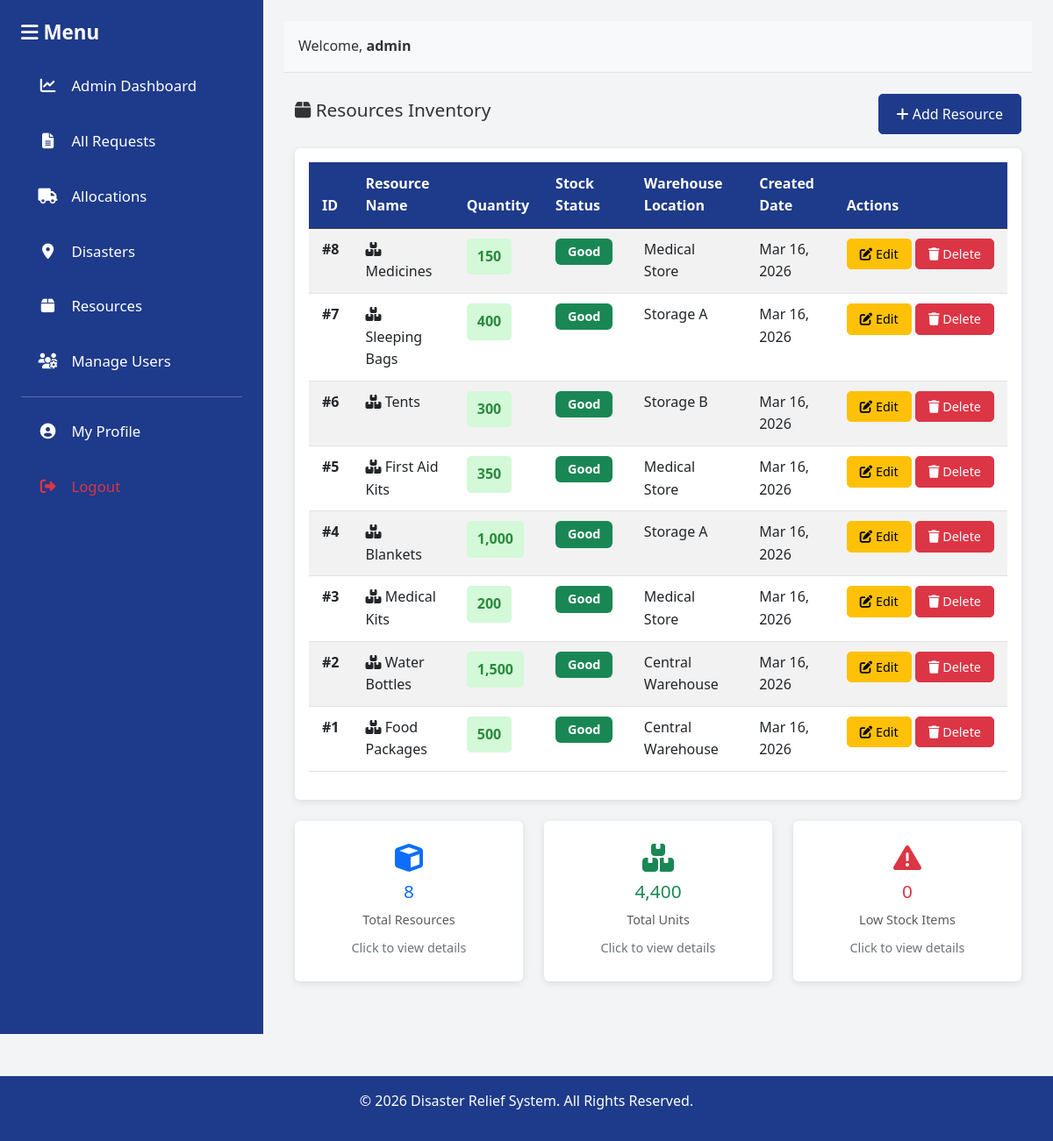
/resources/view_resources.php (signed in), run on the app's committed database.
### tables this page shows
CREATE TABLE IF NOT EXISTS `resources` (
    `id` INT PRIMARY KEY AUTO_INCREMENT,
    `resource_name` VARCHAR(100) NOT NULL,
    `quantity` INT NOT NULL DEFAULT 0,
    `warehouse_location` VARCHAR(255),
    `created_at` TIMESTAMP DEFAULT CURRENT_TIMESTAMP,
    `updated_at` TIMESTAMP DEFAULT CURRENT_TIMESTAMP ON UPDATE CURRENT_TIMESTAMP,
    UNIQUE KEY `unique_resource` (`resource_name`)
);

### resources/view_resources.php (the view, shortened to what this page needs)
<?php
require_once '../config/database.php';
$low_stock_threshold = 100;
$query = "SELECT * FROM resources ORDER BY id DESC";
$result = $conn->query($query);
$low_stock_query = "SELECT * FROM resources WHERE quantity < $low_stock_threshold ORDER BY quantity ASC";
$low_stock_result = $conn->query($low_stock_query);
?>
<!DOCTYPE html>
<html lang="en">
<head>
    <link href="https://cdn.jsdelivr.net/npm/bootstrap@5.3.0/dist/css/bootstrap.min.css" rel="stylesheet">
    <link href="https://cdnjs.cloudflare.com/ajax/libs/font-awesome/6.4.0/css/all.min.css" rel="stylesheet">
    <link href="../assets/css/style.css" rel="stylesheet">
</head>
<body>
    <div class="container-fluid">
        <div class="row" style="min-height: 100vh;">
            <?php include '../includes/sidebar.php'; ?>
            <div class="col-md-9 p-4" style="background-color: #F3F4F6;">
                <?php include '../includes/header.php'; ?>
                <div class="container mt-4">
                    <div class="d-flex justify-content-between align-items-center mb-3">
                        <h4><i class="fas fa-box"></i> Resources Inventory</h4>
                        <a href="add_resource.php" class="btn btn-primary">
                            <i class="fas fa-plus"></i> Add Resource
                        </a>
                    </div>
                    <div class="card">
                        <div class="card-body">
                            <?php if ($result->num_rows > 0): ?>
                                <div class="table-responsive">
                                    <table class="table table-striped table-hover">
                                        <thead class="table-dark">
                                            <tr>
                                                <th>ID</th>
                                                <th>Resource Name</th>
                                                <th>Quantity</th>
                                                <th>Stock Status</th>
                                                <th>Warehouse Location</th>
                                                <th>Created Date</th>
                                                <th>Actions</th>
                                            </tr>
                                        </thead>
                                        <tbody>
                                            <?php
                                            $result->data_seek(0);
                                            while ($row = $result->fetch_assoc()):
                                                $qty = $row['quantity'];
                                                if ($qty < 50) {
                                                    $status_class = 'quantity-low';
                                                    $status_text = 'Critical';
                                                } elseif ($qty < $low_stock_threshold) {
                                                    $status_class = 'quantity-medium';
                                                    $status_text = 'Low';
                                                } else {
                                                    $status_class = 'quantity-good';
                                                    $status_text = 'Good';
                                                }
                                            ?>
                                                <tr class="table-row-clickable" onclick="window.location.href='update_resource.php?id=<?php echo $row['id']; ?>'">
                                                    <td><strong>#<?php echo $row['id']; ?></strong></td>
                                                    <td>
                                                        <i class="fas fa-boxes"></i>
                                                        <?php echo htmlspecialchars($row['resource_name']); ?>
                                                    </td>
                                                    <td>
                                                        <span class="quantity-badge <?php echo $status_class; ?>">
                                                            <?php echo number_format($row['quantity']); ?>
                                                        </span>
                                                    </td>
                                                    <td>
                                                        <?php
                                                        if ($status_text == 'Critical') {
                                                            echo '<span class="badge bg-danger">Critical</span>';
                                                        } elseif ($status_text == 'Low') {
                                                            echo '<span class="badge bg-warning">Low</span>';
                                                        } else {
                                                            echo '<span class="badge bg-success">Good</span>';
                                                        }
                                                        ?>
                                                    </td>
                                                    <td><?php echo htmlspecialchars($row['warehouse_location'] ?? 'Not specified'); ?></td>
                                                    <td><?php echo date('M d, Y', strtotime($row['created_at'])); ?></td>
                                                    <td class="action-buttons" onclick="event.stopPropagation();">
                                                        <a href="update_resource.php?id=<?php echo $row['id']; ?>" class="btn btn-sm btn-warning">
                                                            <i class="fas fa-edit"></i> Edit
                                                        </a>
                                                        <a href="?delete_id=<?php echo $row['id']; ?>" class="btn btn-sm btn-danger" onclick="return confirm('Are you sure you want to delete this resource?');">
                                                            <i class="fas fa-trash"></i> Delete
                                                        </a>
                                                    </td>
                                                </tr>
                                            <?php endwhile; ?>
                                        </tbody>
                                    </table>
                                </div>
                            <?php else: ?>
                                <p class="text-muted">No resources found. <a href="add_resource.php">Add one →</a></p>
                            <?php endif; ?>
                        </div>
                    </div>
                    <div class="row mt-4">
                        <div class="col-md-4 mb-3">
                            <div class="card summary-card" data-bs-toggle="modal" data-bs-target="#totalResourcesModal" style="cursor: pointer;">
                                <div class="card-body text-center p-4">
                                    <i class="fas fa-cube text-primary" style="font-size: 2rem; margin-bottom: 10px;"></i>
                                    <h4 class="text-primary"><?php echo $result->num_rows; ?></h4>
                                    <p class="text-muted mb-2">Total Resources</p>
                                    <small class="text-secondary">Click to view details</small>
                                </div>
                            </div>
                        </div>
                        <div class="col-md-4 mb-3">
                            <div class="card summary-card" data-bs-toggle="modal" data-bs-target="#totalUnitsModal" style="cursor: pointer;">
                                <div class="card-body text-center p-4">
                                    <i class="fas fa-boxes text-success" style="font-size: 2rem; margin-bottom: 10px;"></i>
                                    <h4 class="text-success">
                                        <?php
                                        $total_qty = $conn->query("SELECT SUM(quantity) as total FROM resources")->fetch_assoc()['total'];
                                        echo number_format($total_qty ?? 0);
                                        ?>
                                    </h4>
                                    <p class="text-muted mb-2">Total Units</p>
                                    <small class="text-secondary">Click to view details</small>
                                </div>
                            </div>
                        </div>
                        <div class="col-md-4 mb-3">
                            <div class="card summary-card" data-bs-toggle="modal" data-bs-target="#lowStockModal" style="cursor: pointer;">
                                <div class="card-body text-center p-4">
                                    <i class="fas fa-exclamation-triangle text-danger" style="font-size: 2rem; margin-bottom: 10px;"></i>
                                    <h4 class="text-danger"><?php echo $low_stock_result->num_rows; ?></h4>
                                    <p class="text-muted mb-2">Low Stock Items</p>
                                    <small class="text-secondary">Click to view details</small>
                                </div>
                            </div>
                        </div>
                    </div>
                </div>
            </div>
        </div>
    </div>
    <?php include '../includes/footer.php'; ?>
</body>
</html>

### includes/sidebar.php (shortened to what this page needs)
<?php
$current_user = isset($_SESSION['role']) ? $_SESSION['role'] : 'user';
?>
<nav class="col-md-3 bg-dark text-white p-4" style="min-height: 100vh;">
    <h5 class="mb-4"><i class="fas fa-bars"></i> Menu</h5>
    <ul class="list-unstyled">
        <li class="mb-3">
            <?php if ($current_user === 'admin'): ?>
                <a href="/DMS/admin/dashboard.php" class="text-white text-decoration-none">
                    <i class="fas fa-chart-line"></i> Admin Dashboard
                </a>
            <?php else: ?>
                <a href="/DMS/worker/dashboard.php" class="text-white text-decoration-none">
                    <i class="fas fa-home"></i> My Dashboard
                </a>
            <?php endif; ?>
        </li>
        <?php if ($current_user === 'admin'): ?>
            <li class="mb-3">
                <a href="/DMS/requests/view_requests.php" class="text-white text-decoration-none">
                    <i class="fas fa-file-alt"></i> All Requests
                </a>
            </li>
            <li class="mb-3">
                <a href="/DMS/allocations/view_allocations.php" class="text-white text-decoration-none">
                    <i class="fas fa-truck"></i> Allocations
                </a>
            </li>
            <li class="mb-3">
                <a href="/DMS/disasters/view_disasters.php" class="text-white text-decoration-none">
                    <i class="fas fa-map-marker-alt"></i> Disasters
                </a>
            </li>
            <li class="mb-3">
                <a href="/DMS/resources/view_resources.php" class="text-white text-decoration-none">
                    <i class="fas fa-box"></i> Resources
                </a>
            </li>
            <li class="mb-3">
                <a href="/DMS/admin/manage_users.php" class="text-white text-decoration-none">
                    <i class="fas fa-users-cog"></i> Manage Users
                </a>
            </li>
        <?php endif; ?>
        <hr>
        <li class="mb-3">
            <a href="/DMS/profile.php" class="text-white text-decoration-none">
                <i class="fas fa-user-circle"></i> My Profile
            </a>
        </li>
        <li>
            <a href="/DMS/logout.php" class="text-danger text-decoration-none">
                <i class="fas fa-sign-out-alt"></i> Logout
            </a>
        </li>
    </ul>
</nav>

### includes/header.php
<header class="bg-light p-3 border-bottom">
    <div class="d-flex justify-content-between align-items-center">
        <div>
            <span class="me-3">Welcome, <strong><?php echo $_SESSION['username'] ?? 'User'; ?></strong></span>
        </div>
    </div>
</header>

### includes/footer.php
<footer class="bg-dark text-white text-center p-3 mt-5">
    <p>&copy; 2026 Disaster Relief System. All Rights Reserved.</p>
</footer>

### assets/css/style.css (style rules this page uses)
:root { --primary: #1E3A8A; --secondary: #F97316; --background: #F3F4F6; --danger: #DC2626; }
* { margin: 0; padding: 0; box-sizing: border-box; }
body { font-family: 'Segoe UI', Tahoma, Geneva, Verdana, sans-serif; font-size: 16px; line-height: 1.6; background-color: var(--background); color: #333; }
h4 { font-size: 1.3rem; }
h5 { font-size: 1.15rem; }
p, li, span, a, label, td, th, div { font-size: inherit; }
.btn-primary { background-color: var(--primary) !important; border-color: var(--primary) !important; }
.bg-dark { background-color: var(--primary) !important; }
.card { border: none; box-shadow: 0 2px 8px rgba(0, 0, 0, 0.1); margin-bottom: 20px; }
.card-body { font-size: 1rem; }
table { background-color: white; font-size: 1rem; }
.table th { background-color: var(--primary); color: white; font-size: 1rem; padding: 12px 15px; }
.table td { padding: 11px 15px; font-size: 1rem; }
.badge { padding: 8px 14px; font-size: 0.9rem; }
.btn { border-radius: 5px; font-weight: 500; font-size: 1rem; padding: 10px 20px; }
.btn-sm { font-size: 0.9rem; padding: 6px 14px; }
nav { position: sticky; top: 0; }
nav .nav-link, nav a { font-size: 1.05rem !important; padding: 10px 18px !important; }
nav h5, nav h6, nav .sidebar-heading { font-size: 1.1rem; }
small, .small, .text-muted { font-size: 0.9rem !important; }
nav.bg-dark ul li a { font-size: 1.15rem; padding: 0.6rem 0.5rem; display: block; transition: all 0.2s; border-radius: 6px; }
nav.bg-dark ul li a i { width: 25px; text-align: center; margin-right: 10px; font-size: 1.1rem; }
nav.bg-dark h5 { font-size: 1.4rem; font-weight: 600; }

### resources/view_resources.php (style rules this page uses)
.table-row-clickable { cursor: pointer; transition: background-color 0.2s ease; }
.action-buttons { white-space: nowrap; }
.quantity-badge { padding: 8px 12px; border-radius: 5px; font-weight: bold; display: inline-block; }
.quantity-good { background-color: #d3f9d8; color: #2b8a3e; }
.summary-card { transition: all 0.3s ease; border: 2px solid transparent; }

### data on the page
resources: id "8", resource_name "Medicines", quantity "150", shows "Good", warehouse_location "Medical Store", created_at "Mar 16, 2026"
resources: id "7", resource_name "Sleeping Bags", quantity "400", shows "Good", warehouse_location "Storage A", created_at "Mar 16, 2026"
resources: id "6", resource_name "Tents", quantity "300", shows "Good", warehouse_location "Storage B", created_at "Mar 16, 2026"
resources: id "5", resource_name "First Aid Kits", quantity "350", shows "Good", warehouse_location "Medical Store", created_at "Mar 16, 2026"
resources: id "4", resource_name "Blankets", quantity "1,000", shows "Good", warehouse_location "Storage A", created_at "Mar 16, 2026"
resources: id "3", resource_name "Medical Kits", quantity "200", shows "Good", warehouse_location "Medical Store", created_at "Mar 16, 2026"
resources: id "2", resource_name "Water Bottles", quantity "1,500", shows "Good", warehouse_location "Central Warehouse", created_at "Mar 16, 2026"
resources: id "1", resource_name "Food Packages", quantity "500", shows "Good", warehouse_location "Central Warehouse", created_at "Mar 16, 2026"

### other printed values
$_SESSION['username'] "admin"
$result->num_rows "8"
$total_qty "4,400"
$low_stock_result->num_rows "0"
